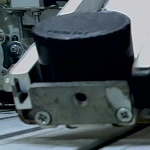
#> input picture project/foto_webcam_black.jpg, 150 x 150 px, given in place of the camera
$ python teste.py
#> lines starting #> are read from the running program, lines starting #| are printed output that depends on the picture; after the words box and inside, x2 and y2 are one past the last pixel; in counts of white or black regions, pixels touching at a corner belong together
import cv2
import numpy as np

# Função para detectar a cor vermelha
def detect_red_color(frame):
    # Defina os limites inferior e superior para a cor vermelha na escala BGR
    lower_red = np.array([0, 0, 100])
    upper_red = np.array([100, 100, 255])

    # Converta o frame para o espaço de cores HSV
    hsv_frame = cv2.cvtColor(frame, cv2.COLOR_BGR2HSV)

    # Crie uma máscara para a cor vermelha
    mask = cv2.inRange(hsv_frame, lower_red, upper_red)

    # Encontre os contornos na máscara
    contours, _ = cv2.findContours(mask, cv2.RETR_EXTERNAL, cv2.CHAIN_APPROX_SIMPLE)

    # Verifique se há contornos e imprima a mensagem se a cor vermelha for detectada
    if contours:
        print("Cor detectada")
        return True
    return False

# Inicie a captura de vídeo da câmera
cap = cv2.VideoCapture(0)

while True:
    # Capture frame a frame
    ret, frame = cap.read()
#> frame is the input picture: shape (150, 150, 3); mean B, G, R 82.9, 78.6, 68.9
    if not ret:
        break

    # Redimensione o frame para melhor visualização
    frame = cv2.resize(frame, None, fx=0.5, fy=0.5)
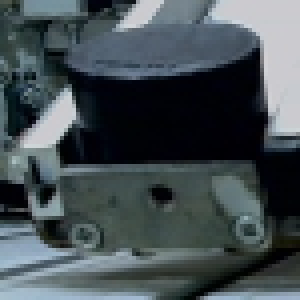
#> frame: shape (75, 75, 3) (shown 4 times larger); mean B, G, R 83, 78.7, 69

    # Detecte a cor vermelha
    if detect_red_color(frame):
#> in detect_red_color, `hsv_frame = cv2.cvtColor(frame, cv2.COLOR_BGR2HSV)`: hsv_frame: shape (75, 75, 3); mean H, S, V 99.1, 93.2, 84
#> in detect_red_color, `mask = cv2.inRange(hsv_frame, lower_red, upper_red)`:
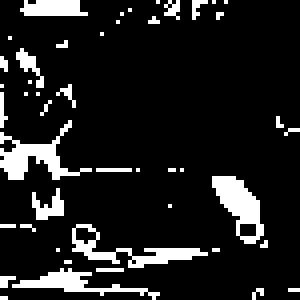
#> mask: shape (75, 75) (shown 4 times larger); 11.9% white; 46 white regions (39 under 20 px)
#> in detect_red_color, `contours, _ = cv2.findContours(mask, cv2.RETR_EXTERNAL, cv2.CHAIN_APPR..`: contours = 46 contours, 41 with area under 20; largest, box (x1, y1, x2, y2) and area: (53, 44, 66, 61) 100, (0, 30, 23, 45) 76, (18, 56, 52, 67) 72, (3, 67, 40, 75) 46, (5, 0, 22, 4) 38
        pass  # Continue o loop se a cor vermelha for detectada

    # Mostre o frame
    cv2.imshow('Camera', frame)

    # Verifique se a tecla 'q' é pressionada para sair do loop
    if cv2.waitKey(1) & 0xFF == ord('q'):
#> (key q is pressed here)
        break

# Libere os recursos
cap.release()
cv2.destroyAllWindows()

$ run again, on project/foto_webcam_nothing.jpg
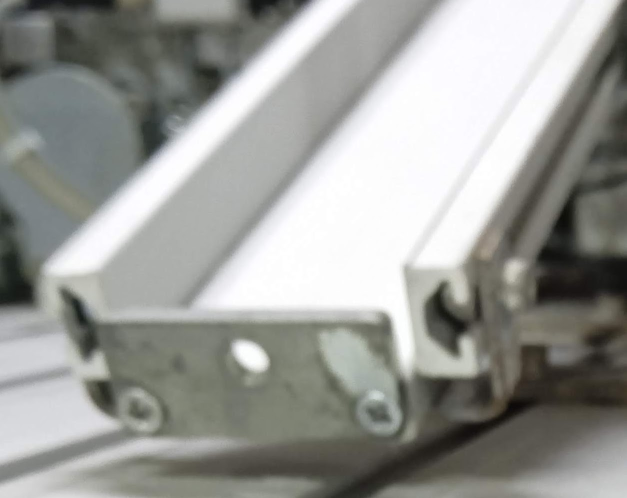
#> input picture project/foto_webcam_nothing.jpg, 1253 x 996 px, given in place of the camera (shown at 1/2 size)
#> frame is the input picture: shape (996, 1253, 3); mean B, G, R 151.1, 155, 154
#> `frame = cv2.resize(frame, None, fx=0.5, fy=0.5)`:
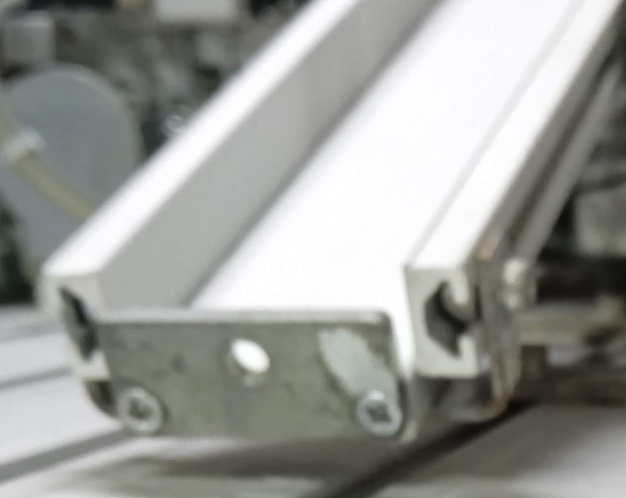
#> frame: shape (498, 626, 3); mean B, G, R 151.3, 155.2, 154.2
#> hsv_frame: shape (498, 626, 3); mean H, S, V 48.3, 15.5, 156.5
#> in detect_red_color, `mask = cv2.inRange(hsv_frame, lower_red, upper_red)`:
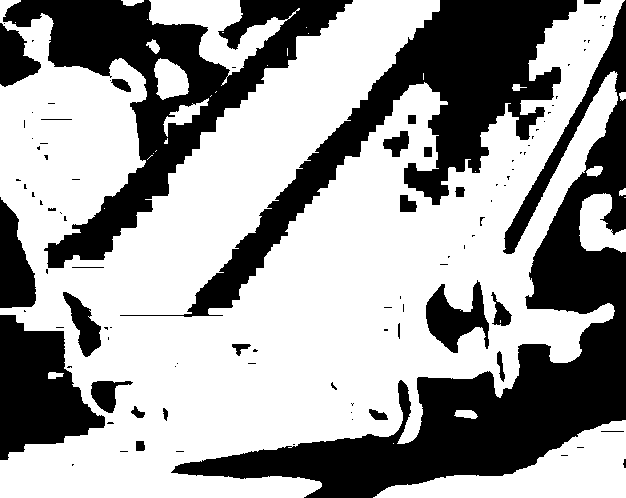
#> mask: shape (498, 626); 62.2% white; 100 black regions (70 under 20 px)
#> contours = 32 contours, 18 with area under 20; largest, box (x1, y1, x2, y2) and area: (0, 0, 625, 498) 180049, (373, 420, 626, 498) 8460, (149, 0, 300, 86) 4174, (579, 193, 626, 253) 1748, (154, 58, 189, 100) 978

$ run again, on project/foto_webcam_red.png
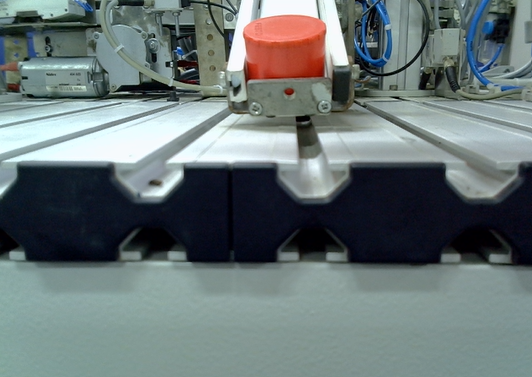
#> input picture project/foto_webcam_red.png, 532 x 377 px, given in place of the camera
#> frame is the input picture: shape (377, 532, 3); mean B, G, R 117.6, 117.2, 105.4
#> `frame = cv2.resize(frame, None, fx=0.5, fy=0.5)`:
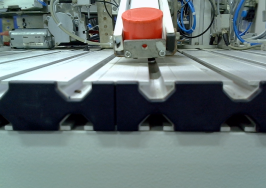
#> frame: shape (188, 266, 3); mean B, G, R 117.7, 117.3, 105.5
#> hsv_frame: shape (188, 266, 3); mean H, S, V 87.8, 67.5, 123.8
#> in detect_red_color, `mask = cv2.inRange(hsv_frame, lower_red, upper_red)`:
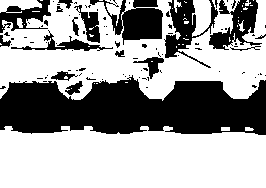
#> mask: shape (188, 266); 62.7% white; 96 black regions (79 under 20 px)
#> contours = 40 contours, 32 with area under 20; largest, box (x1, y1, x2, y2) and area: (0, 0, 266, 101) 17319, (0, 126, 266, 188) 14615, (192, 0, 212, 37) 468, (0, 0, 42, 13) 288, (105, 0, 123, 26) 166, (17, 18, 23, 28) 35, (174, 0, 182, 13) 30, (221, 127, 230, 131) 24
